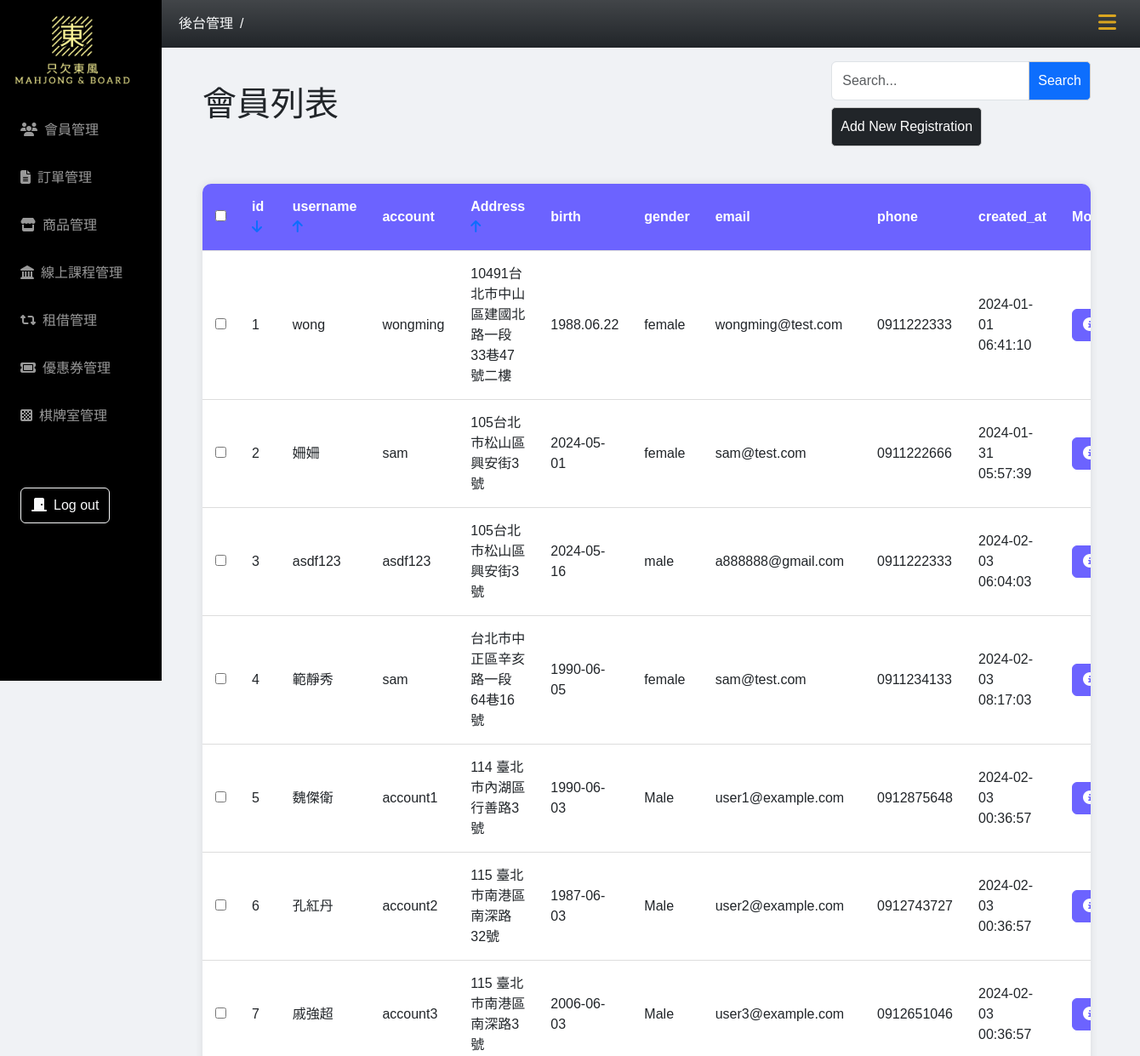
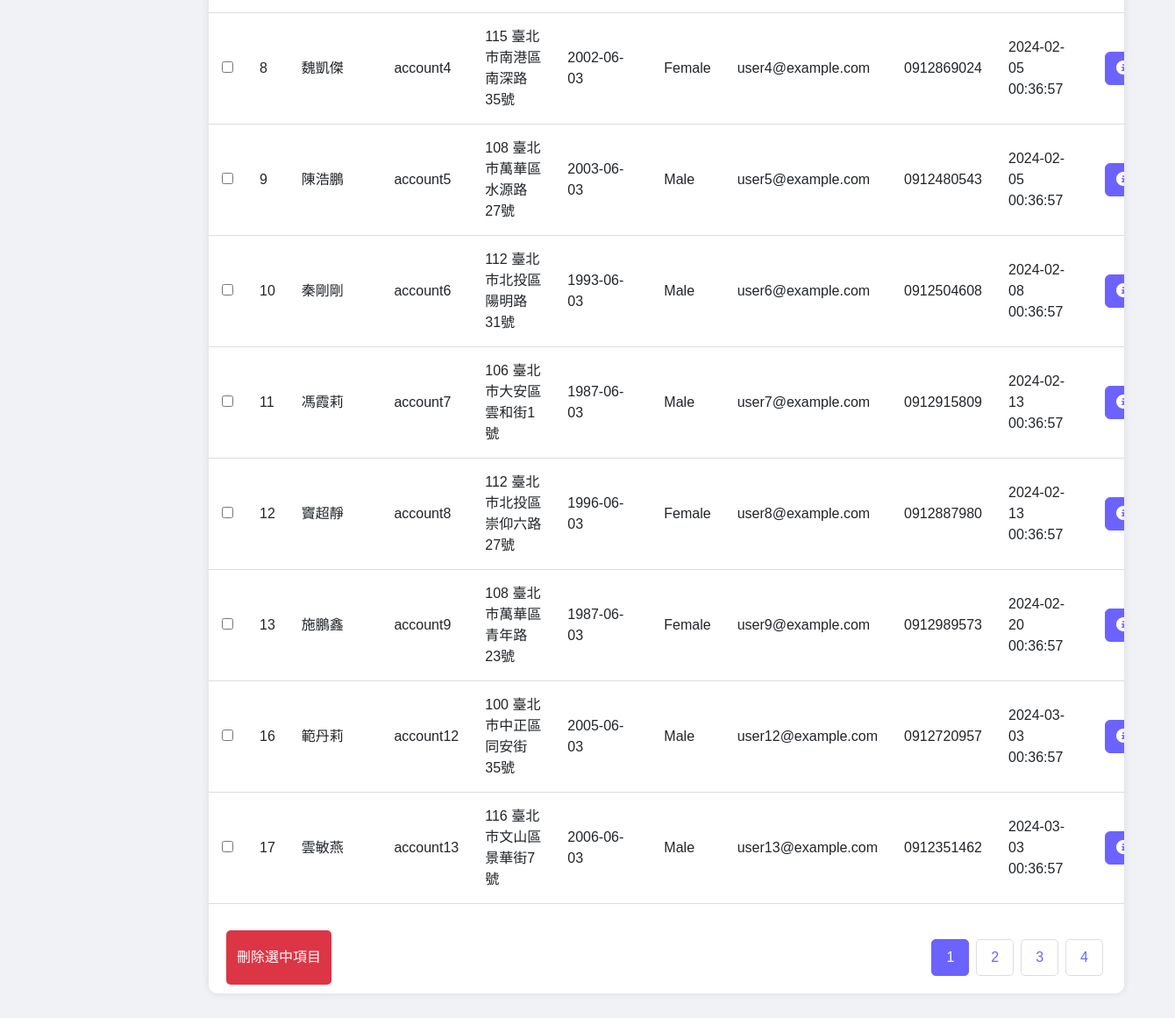
The app's page /user-list/users.php?page=1&order=1 with its own data (2 pictures, top to bottom).
### tables this page shows
CREATE TABLE `users` (
  `id` int(11) NOT NULL,
  `valid` varchar(10) NOT NULL DEFAULT '1',
  `username` varchar(50) NOT NULL,
  `account` varchar(50) NOT NULL,
  `password` varchar(255) NOT NULL,
  `city` varchar(20) NOT NULL,
  `Address` varchar(100) NOT NULL,
  `phone` text DEFAULT NULL,
  `email` varchar(50) NOT NULL,
  `birth` varchar(100) NOT NULL,
  `gender` varchar(255) NOT NULL,
  `update_at` timestamp NOT NULL DEFAULT current_timestamp(),
  `created_at` timestamp NOT NULL DEFAULT current_timestamp()
);

### user-list/users.php (the view, shortened to what this page needs)
<?php
require_once("../db_connect_mahjong.php");
$sqlAll = "SELECT * FROM users WHERE valid = 1";
$resultAll = $conn->query($sqlAll);
$allUserCount = $resultAll->num_rows;
if (isset($_GET["search"])) {
    $search = $_GET["search"];
    $sql = "SELECT * FROM users WHERE account LIKE '%$search%' AND valid = 1 ";
    $pageTitle = "$search 的搜尋結果";
} else {
    $sql = "SELECT * FROM users WHERE valid = 1";
}
if (isset($_GET["page"]) && isset($_GET["order"])) {
    $page = $_GET["page"];
    $perPage = 15;
    $firstItem = ($page - 1) * $perPage;
    $pageCount = ceil($allUserCount / $perPage);
    $order = $_GET["order"];
    $orderType = isset($_GET["type"]) ? $_GET["type"] : 'asc';
    $orderClause = "";
    switch ($order) {
        case 1:
            $orderClause = "ORDER BY id $orderType";
            break;
    }
    $sql .= " $orderClause LIMIT $firstItem,$perPage";
}
$result = $conn->query($sql);
$rows = $result->fetch_all(MYSQLI_ASSOC);
?>
<!DOCTYPE html>
<html lang="en">
<head>
    <?php include("../css-mahjong.php") ?>
</head>
<body>
    <?php include("../nav.php") ?>
    <div class="container main-content px-5">
        <div class="header py-3">
            <div>
                <h1>會員列表</h1>
            </div>
            <div>
                <form action="" method="get" class="d-inline">
                    <div class="input-group position-relative z-0">
                        <input type="text" class="form-control" placeholder="Search..." name="search">
                        <button class="btn btn-primary" type="submit">Search</button>
                    </div>
                </form>
                <a href="create-user.php"><button type="button" class="btn btn-dark my-2">Add New Registration</button></a>
            </div>
        </div>
        <div class="table-container mb-5">
            <form method="post" action="">
                <table>
                    <thead>
                        <tr>
                            <th><input type="checkbox" id="select-all"></th>
                            <th>
                                id
                                <a href="?page=<?= $page ?>&order=1&type=<?= $order == 1 && $orderType == 'asc' ? 'desc' : 'asc' ?>">
                                    <i class="fa-solid fa-arrow-<?= $order == 1 && $orderType == 'asc' ? 'down' : 'up' ?>"></i>
                                </a>
                            </th>
                            <th>
                                username
                                <a href="?page=<?= $page ?>&order=2&type=<?= $order == 2 && $orderType == 'asc' ? 'desc' : 'asc' ?>">
                                    <i class="fa-solid fa-arrow-<?= $order == 2 && $orderType == 'asc' ? 'down' : 'up' ?>"></i>
                                </a>
                            </th>
                            <th>account</th>
                            <th>
                                Address
                                <a href="?page=<?= $page ?>&order=3&type=<?= $order == 3 && $orderType == 'asc' ? 'desc' : 'asc' ?>">
                                    <i class="fa-solid fa-arrow-<?= $order == 3 && $orderType == 'asc' ? 'down' : 'up' ?>"></i>
                                </a>
                            </th>
                            <th>birth</th>
                            <th>gender</th>
                            <th>email</th>
                            <th>phone</th>
                            <th>created_at</th>
                            <th>More</th>
                        </tr>
                    </thead>
                    <tbody>
                        <?php foreach ($rows as $user) : ?>
                            <tr>
                                <td><input type="checkbox" class="checkBox" name="ids[]" value="<?= $user["id"] ?>"></td>
                                <td><?= $user["id"] ?></td>
                                <td><?= $user["username"] ?></td>
                                <td><?= $user["account"] ?></td>
                                <td><?= $user["Address"] ?></td>
                                <td><?= $user["birth"] ?></td>
                                <td><?= $user["gender"] ?></td>
                                <td><?= $user["email"] ?></td>
                                <td><?= $user["phone"] ?></td>
                                <td><?= $user["created_at"] ?></td>
                                <td>
                                    <a href="user.php?id=<?= $user["id"] ?>" class="btn color btn-primary"><i class="fa-solid fa-circle-info"></i></a>
                                </td>
                            </tr>
                        <?php endforeach; ?>
                    </tbody>
                </table>
                <div class="footer">
                    <button type="submit" name="delete" class="btn btn-danger" onclick="return confirmDelete()">刪除選中項目</button>
                    <div class="pagination">
                        <?php if ($pageCount >= 1) : ?>
                            <?php for ($i = 1; $i <= $pageCount; $i++) : ?>
                                <a href="?page=<?= $i ?>&order=<?= $order ?>&type=<?= $orderType ?>" class="<?= $i == $page ? 'active' : '' ?>"><?= $i ?></a>
                            <?php endfor; ?>
                        <?php endif; ?>
                    </div>
                </div>
            </form>
        </div>
    </div>
</body>
</html>

### css-mahjong.php (style rules this page uses)
:root { --aside-width: 190px; --header-nav-height: 56px; }
.main-content { margin: 0 0 0 var(--aside-width); padding-top: var(--header-nav-height); }

### user-list/users.php (style rules this page uses)
body { font-family: Arial, sans-serif; background-color: #f0f2f5; margin: 0; padding: 0; }
.header { display: flex; justify-content: space-between; align-items: center; margin-bottom: 20px; }
.header select, .header button { padding: 10px; border: 1px solid #ccc; border-radius: 5px; }
.header button { cursor: pointer; }
.table-container { background-color: white; border-radius: 10px; overflow: hidden; box-shadow: 0 0 10px rgba(0, 0, 0, 0.1); }
table { border-collapse: collapse; }
table th, table td { padding: 15px; text-align: left; border-bottom: 1px solid #ddd; }
table th { background-color: #6c63ff; color: white; }
.footer { display: flex; justify-content: space-between; margin-top: 20px; }
.footer button { margin: 10px 20px; border: none; border-radius: 5px; cursor: pointer; }
.pagination { display: flex; justify-content: flex-end; margin: 20px; }
.pagination a { color: #6c63ff; padding: 8px 16px; text-decoration: none; border: 1px solid #ddd; margin: 0 4px; border-radius: 5px; }
.pagination a.active { background-color: #6c63ff; color: white; border: 1px solid #6c63ff; }
.color { --bs-btn-bg: #6c63ff; --bs-btn-border-color: #6c63ff; --bs-btn-hover-bg: #9e4aed; --bs-btn-hover-border-color: #9e4aed; --bs-btn-active-bg: #9e4aed; --bs-btn-active-border-color: #9e4aed; }

### records on screen
users: id "1", username "wong", account "wongming", Address "10491台北市中山區建國北路一段33巷47號二樓", birth "1988.06.22", gender "female", email "wongming@test.com", phone "0911222333", created_at "2024-01-01 06:41:10"
users: id "2", username "姍姍", account "sam", Address "105台北市松山區興安街3號", birth "2024-05-01", gender "female", email "sam@test.com", phone "0911222666", created_at "2024-01-31 05:57:39"
users: id "3", username "asdf123", account "asdf123", Address "105台北市松山區興安街3號", birth "2024-05-16", gender "male", email "a888888@gmail.com", phone "0911222333", created_at "2024-02-03 06:04:03"
users: id "4", username "範靜秀", account "sam", Address "台北市中正區辛亥路一段64巷16號", birth "1990-06-05", gender "female", email "sam@test.com", phone "0911234133", created_at "2024-02-03 08:17:03"
users: id "5", username "魏傑衛", account "account1", Address "114 臺北市內湖區行善路3號", birth "1990-06-03", gender "Male", email "user1@example.com", phone "0912875648", created_at "2024-02-03 00:36:57"
users: id "6", username "孔紅丹", account "account2", Address "115 臺北市南港區南深路32號", birth "1987-06-03", gender "Male", email "user2@example.com", phone "0912743727", created_at "2024-02-03 00:36:57"
users: id "7", username "戚強超", account "account3", Address "115 臺北市南港區南深路3號", birth "2006-06-03", gender "Male", email "user3@example.com", phone "0912651046", created_at "2024-02-03 00:36:57"
users: id "8", username "魏凱傑", account "account4", Address "115 臺北市南港區南深路35號", birth "2002-06-03", gender "Female", email "user4@example.com", phone "0912869024", created_at "2024-02-05 00:36:57"
users: id "9", username "陳浩鵬", account "account5", Address "108 臺北市萬華區水源路27號", birth "2003-06-03", gender "Male", email "user5@example.com", phone "0912480543", created_at "2024-02-05 00:36:57"
users: id "10", username "秦剛剛", account "account6", Address "112 臺北市北投區陽明路31號", birth "1993-06-03", gender "Male", email "user6@example.com", phone "0912504608", created_at "2024-02-08 00:36:57"
users: id "11", username "馮霞莉", account "account7", Address "106 臺北市大安區雲和街1號", birth "1987-06-03", gender "Male", email "user7@example.com", phone "0912915809", created_at "2024-02-13 00:36:57"
users: id "12", username "竇超靜", account "account8", Address "112 臺北市北投區崇仰六路27號", birth "1996-06-03", gender "Female", email "user8@example.com", phone "0912887980", created_at "2024-02-13 00:36:57"
users: id "13", username "施鵬鑫", account "account9", Address "108 臺北市萬華區青年路23號", birth "1987-06-03", gender "Female", email "user9@example.com", phone "0912989573", created_at "2024-02-20 00:36:57"
users: id "16", username "範丹莉", account "account12", Address "100 臺北市中正區同安街35號", birth "2005-06-03", gender "Male", email "user12@example.com", phone "0912720957", created_at "2024-03-03 00:36:57"
users: id "17", username "雲敏燕", account "account13", Address "116 臺北市文山區景華街7號", birth "2006-06-03", gender "Male", email "user13@example.com", phone "0912351462", created_at "2024-03-03 00:36:57"
